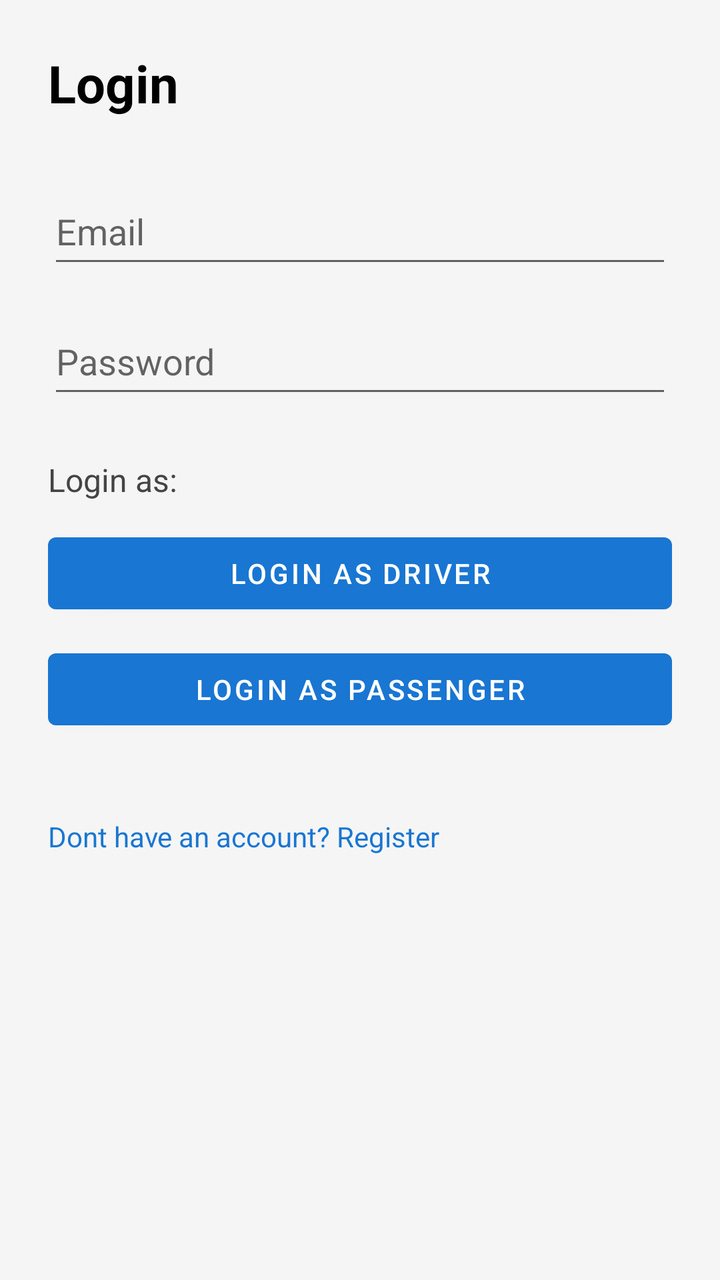
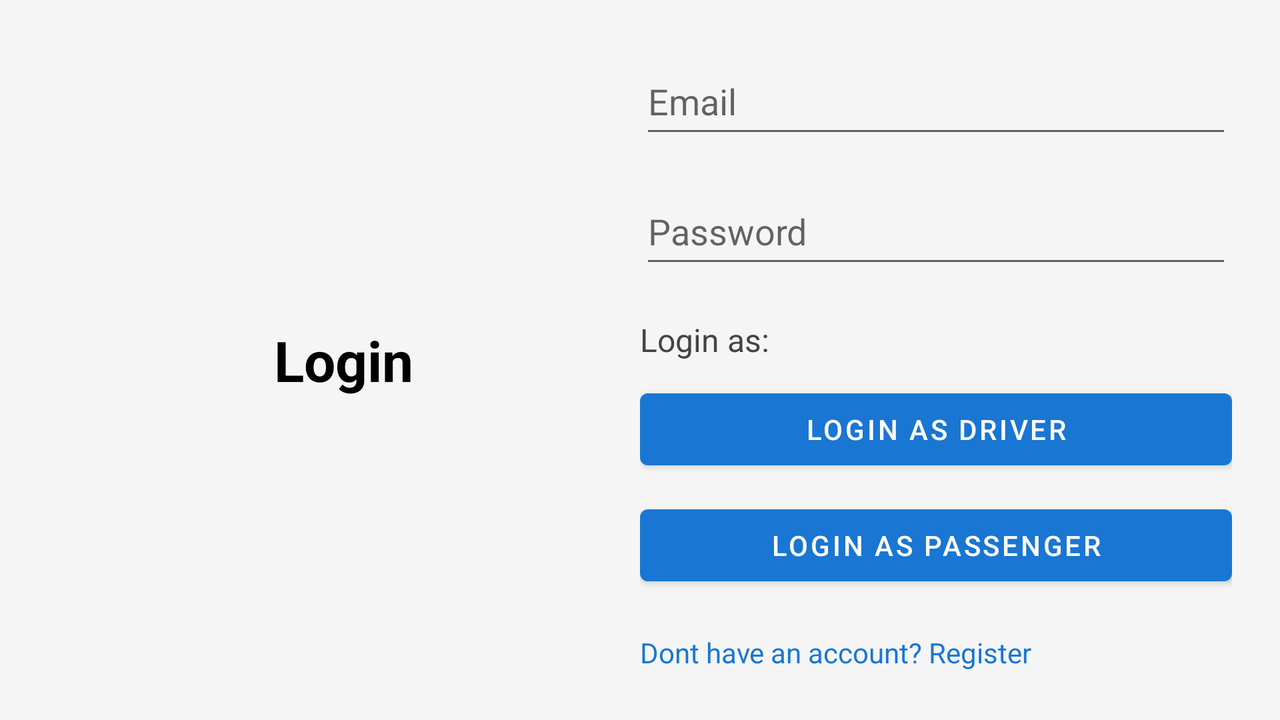

Compare how this app lays out the same screen by default and in its alternative resource folder. The renders come first, then the two layout files and the values they reference.
<!-- AndroidManifest.xml: application theme Theme.CarSharingApp -->
<!-- res/layout/activity_login.xml -->
<?xml version="1.0" encoding="utf-8"?>
<LinearLayout xmlns:android="http://schemas.android.com/apk/res/android"
    android:layout_width="match_parent"
    android:layout_height="match_parent"
    android:orientation="vertical"
    android:padding="24dp"
    android:background="#F5F5F5">

    
    <TextView
        android:layout_width="wrap_content"
        android:layout_height="wrap_content"
        android:text="@string/login_title"
        android:textSize="26sp"
        android:textStyle="bold"
        android:textColor="#000000"
        android:layout_marginBottom="30dp" />

    
    <EditText
        android:id="@+id/etEmail"
        android:layout_width="match_parent"
        android:layout_height="50dp"
        android:hint="@string/email"
        android:inputType="textEmailAddress"
        android:autofillHints="emailAddress"
        android:layout_marginBottom="15dp" />

    
    <EditText
        android:id="@+id/etPassword"
        android:layout_width="match_parent"
        android:layout_height="50dp"
        android:hint="@string/password"
        android:inputType="textPassword"
        android:autofillHints="password"
        android:layout_marginBottom="25dp" />

    
    <TextView
        android:layout_width="wrap_content"
        android:layout_height="wrap_content"
        android:text="@string/login_as_label"
        android:textSize="16sp"
        android:textColor="#444444"
        android:layout_marginBottom="12dp" />

    
    <Button
        android:id="@+id/btnLoginDriver"
        android:layout_width="match_parent"
        android:layout_height="wrap_content"
        android:text="@string/login_driver"
        android:layout_marginBottom="10dp" />

    
    <Button
        android:id="@+id/btnLoginPassenger"
        android:layout_width="match_parent"
        android:layout_height="wrap_content"
        android:text="@string/login_passenger"
        android:layout_marginBottom="20dp" />

    
    <TextView
        android:id="@+id/tvRegister"
        android:layout_width="wrap_content"
        android:layout_height="wrap_content"
        android:text="@string/register_prompt"
        android:textColor="#1976D2"
        android:textSize="14sp"
        android:layout_marginTop="20dp"
        android:clickable="true"
        android:focusable="true" />

</LinearLayout>
<!-- resources referenced by this layout -->
<resources>
  <string name="email">Email</string>
  <string name="login_as_label">Login as:</string>
  <string name="login_driver">Login as Driver</string>
  <string name="login_passenger">Login as Passenger</string>
  <string name="login_title">Login</string>
  <string name="password">Password</string>
  <string name="register_prompt">Dont have an account? Register</string>
  <style name="Theme.CarSharingApp" parent="Theme.MaterialComponents.DayNight.NoActionBar">
  
          
          <item name="colorPrimary">@color/blue</item>
          <item name="colorOnPrimary">@color/white</item>
  
          
          <item name="colorSurface">@color/white</item>
          <item name="colorOnSurface">@color/black</item>
  
          
          <item name="android:statusBarColor">@color/blue</item>
          <item name="android:windowBackground">@color/white</item>
  
          
          <item name="colorControlHighlight">#22000000</item>
  
      </style>
  <color name="blue">#1976D2</color>
  <color name="white">#FFFFFFFF</color>
  <color name="black">#FF000000</color>
</resources>
<!-- res/layout-land/activity_login.xml (the repository's variant of the layout above) -->
<!-- drawn on the phone turned sideways -->
<?xml version="1.0" encoding="utf-8"?>
<LinearLayout xmlns:android="http://schemas.android.com/apk/res/android"
    android:layout_width="match_parent"
    android:layout_height="match_parent"
    android:orientation="horizontal"
    android:padding="24dp"
    android:background="#F5F5F5">

    
    <LinearLayout
        android:layout_width="0dp"
        android:layout_height="match_parent"
        android:layout_weight="1"
        android:gravity="center"
        android:orientation="vertical">

        <TextView
            android:layout_width="wrap_content"
            android:layout_height="wrap_content"
            android:text="@string/login_title"
            android:textSize="28sp"
            android:textStyle="bold"
            android:textColor="#000000" />

    </LinearLayout>

    
    <LinearLayout
        android:layout_width="0dp"
        android:layout_height="match_parent"
        android:layout_weight="1"
        android:orientation="vertical">

        
        <EditText
            android:id="@+id/etEmail"
            android:layout_width="match_parent"
            android:layout_height="50dp"
            android:hint="@string/email"
            android:inputType="textEmailAddress"
            android:autofillHints="emailAddress"
            android:layout_marginBottom="15dp" />

        
        <EditText
            android:id="@+id/etPassword"
            android:layout_width="match_parent"
            android:layout_height="50dp"
            android:hint="@string/password"
            android:inputType="textPassword"
            android:autofillHints="password"
            android:layout_marginBottom="20dp" />

        
        <TextView
            android:layout_width="wrap_content"
            android:layout_height="wrap_content"
            android:text="@string/login_as_label"
            android:textSize="16sp"
            android:textColor="#444444"
            android:layout_marginBottom="10dp" />

        
        <Button
            android:id="@+id/btnLoginDriver"
            android:layout_width="match_parent"
            android:layout_height="wrap_content"
            android:text="@string/login_driver"
            android:layout_marginBottom="10dp" />

        
        <Button
            android:id="@+id/btnLoginPassenger"
            android:layout_width="match_parent"
            android:layout_height="wrap_content"
            android:text="@string/login_passenger"
            android:layout_marginBottom="20dp" />

        
        <TextView
            android:id="@+id/tvRegister"
            android:layout_width="wrap_content"
            android:layout_height="wrap_content"
            android:text="@string/no_account_register"
            android:textColor="#1976D2"
            android:textSize="14sp"
            android:clickable="true"
            android:focusable="true" />

    </LinearLayout>

</LinearLayout>
<!-- resources referenced by the variant -->
<!-- as the phone turned sideways resolves them -->
<resources>
  <string name="email">Email</string>
  <string name="login_as_label">Login as:</string>
  <string name="login_driver">Login as Driver</string>
  <string name="login_passenger">Login as Passenger</string>
  <string name="login_title">Login</string>
  <string name="no_account_register">Dont have an account? Register</string>
  <string name="password">Password</string>
  <style name="Theme.CarSharingApp" parent="Theme.MaterialComponents.DayNight.NoActionBar">
  
          
          <item name="colorPrimary">@color/blue</item>
          <item name="colorOnPrimary">@color/white</item>
  
          
          <item name="colorSurface">@color/white</item>
          <item name="colorOnSurface">@color/black</item>
  
          
          <item name="android:statusBarColor">@color/blue</item>
          <item name="android:windowBackground">@color/white</item>
  
          
          <item name="colorControlHighlight">#22000000</item>
  
      </style>
  <color name="blue">#1976D2</color>
  <color name="white">#FFFFFFFF</color>
  <color name="black">#FF000000</color>
</resources>
